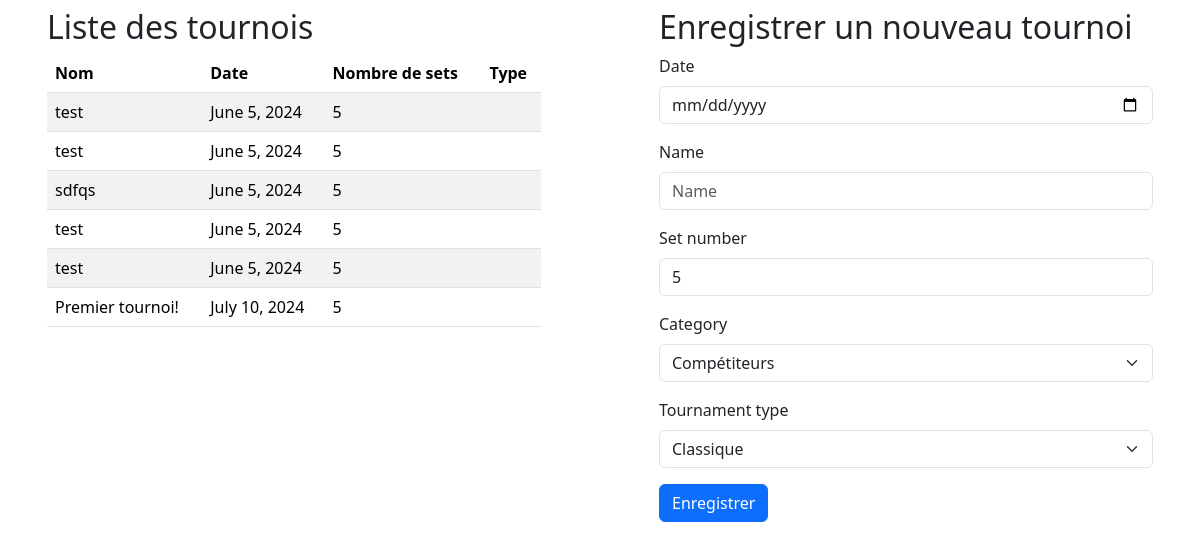
The app's page /, older data.
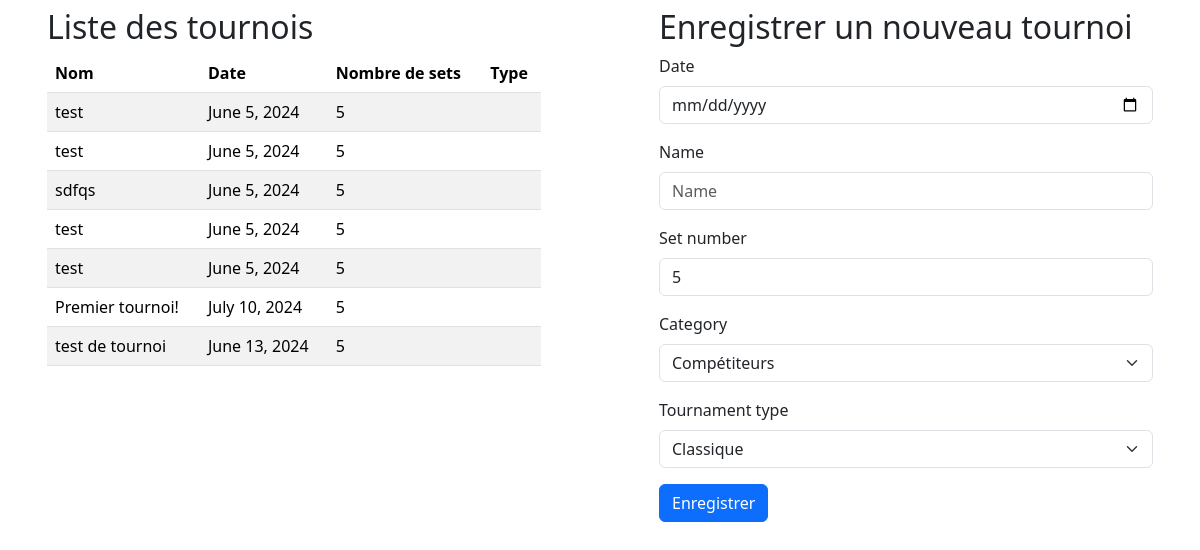
The same page, newer data.
### tournament/models.py (models this page shows)
class Tournament(models.Model):
    date = models.DateField()
    name = models.CharField(max_length=100)
    set_number = models.IntegerField(default=5)
    category = models.CharField(max_length=100, choices=CATEGORIES, default="C")
    closed = models.BooleanField(default=False)
    tournament_type = models.CharField(max_length=100, choices=TOURNAMENT_TYPES, default="CLASSIC")

### tournament/views.py (the view, shortened to what this page needs)
# urls.py: path('', TournamentView.as_view(), name='tournaments'),
class TournamentView(TemplateView):
    template_name = "tournament/tournament_view.html"
    def get_context_data(self, **kwargs):
        context = super().get_context_data(**kwargs)
        context['tournaments'] = Tournament.objects.all()
        context['form'] = TournamentForm()
        return context

### tournament/views.py
class TournamentForm(forms.ModelForm):
    class Meta:
        model = Tournament
        fields = ['date', 'name', 'set_number', 'category', 'tournament_type']
        widgets = {
            'date': forms.DateInput(attrs={'type': 'date'}),
            'category': forms.Select(choices=[(k, v) for k, v in CATEGORIES]),
            'tournament_type': forms.Select(choices=[(k, v) for k, v in TOURNAMENT_TYPES])
        }

### templates/tournament/tournament_view.html (shortened to what this page needs)
{% extends "base/base.html" %}
{% load bootstrap5 %}
{% block content %}
    <div class="row d-flex justify-content-around">
        <div class="col-5 p-2">
            <h2>Liste des tournois</h2>
            <table class="table table-striped">
                <thead>
                <tr>
                    <th scope="col">Nom</th>
                    <th scope="col">Date</th>
                    <th scope="col">Nombre de sets</th>
                    <th scope="col">Type</th>
                </tr>
                </thead>
                <tbody>
                {% for tournament in tournaments %}
                    <tr onclick="window.location.href='{% url 'tournament_detail' tournament.pk %}'" style="cursor: pointer;">
                        <td>{{ tournament.name }}</td>
                        <td>{{ tournament.date }}</td>
                        <td>{{ tournament.set_number }}</td>
                        <td>{{ tournament.get_type_display }}</td>
                    </tr>
                {% endfor %}
                </tbody>
            </table>
        </div>
        <div class="col-5 p-2">
            <h2>Enregistrer un nouveau tournoi</h2>
            <form method="post">
                {% bootstrap_form form %}
                {% buttons %}
                    <button type="submit" class="btn btn-primary">
                        Enregistrer
                    </button>
                {% endbuttons %}
            </form>
        </div>
    </div>
{% endblock %}

Row changes from the older to the newer data that the page shows:
added Tournament: name "test de tournoi", date "June 13, 2024", set_number "5"
